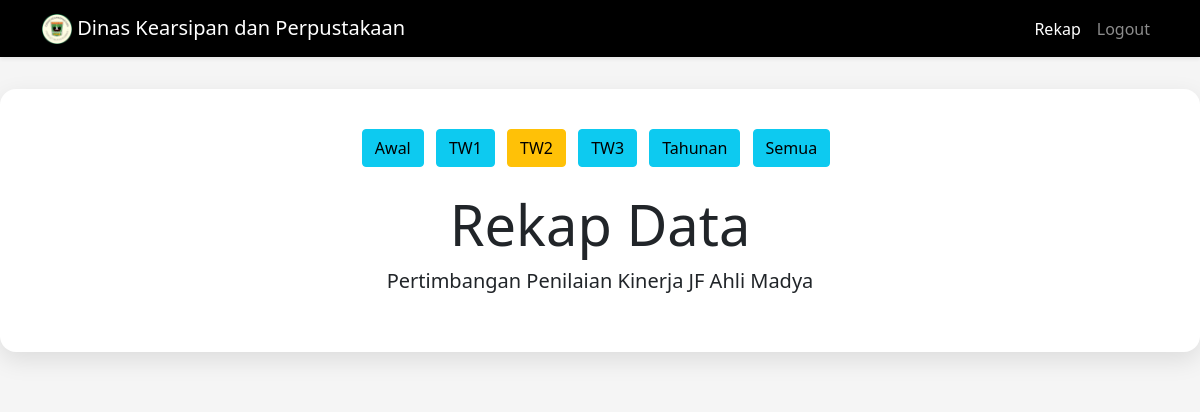
The page /rekap.php?periode=tw2 (signed in) on the database as committed earlier.
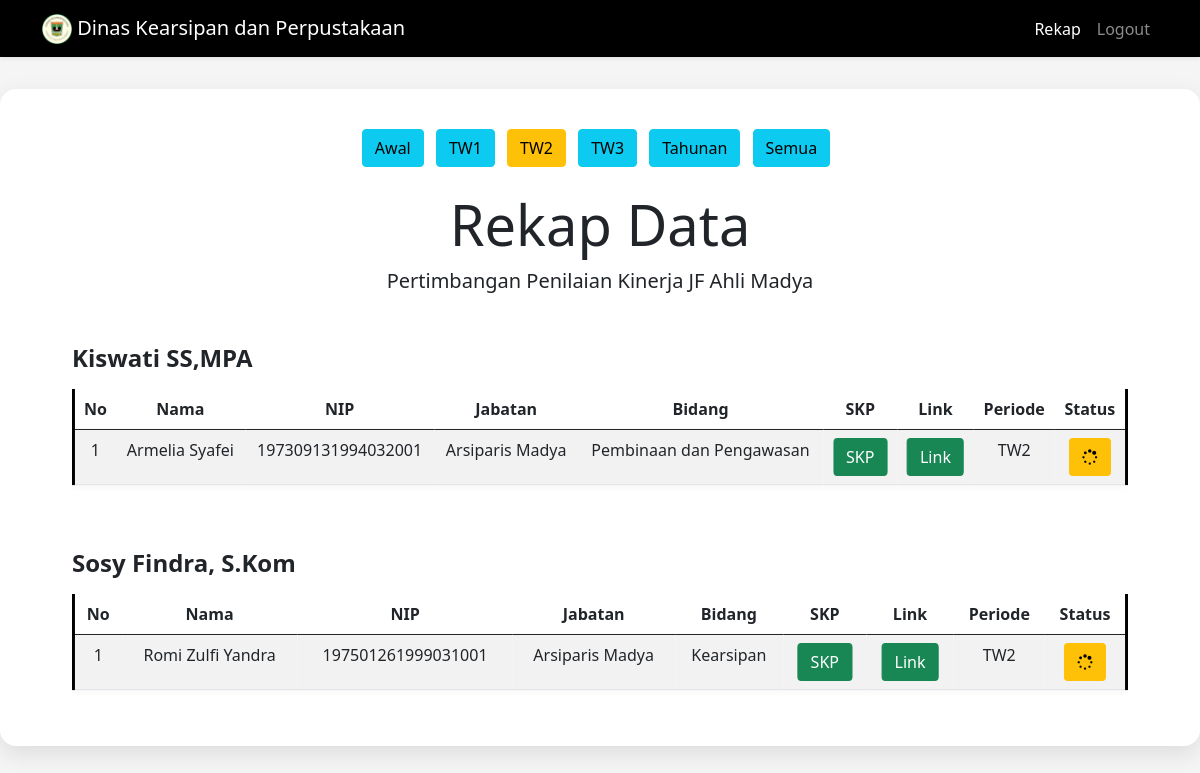
The same page on the database as committed later.
### tables this page shows
CREATE TABLE `data` (
  `Nomor` int(100) NOT NULL,
  `Nama` varchar(100) NOT NULL,
  `NIP` bigint(100) NOT NULL,
  `Jabatan` varchar(100) NOT NULL,
  `Bidang` varchar(100) NOT NULL,
  `Kabid` varchar(100) NOT NULL,
  `SKP` longblob NOT NULL,
  `Link` varchar(300) NOT NULL,
  `Periode` enum('Awal','TW1','TW2','TW3','Tahunan') NOT NULL,
  `status` enum('pending','disetujui','revisi') DEFAULT NULL,
  `komentar` text NOT NULL,
  `tanggal` datetime DEFAULT current_timestamp()
);

### rekap.php (the view, shortened to what this page needs)
<!DOCTYPE html>
<html lang="en">
<head>
  <link href="https://cdn.jsdelivr.net/npm/bootstrap@5.0.2/dist/css/bootstrap.min.css" rel="stylesheet" />
  <link rel="stylesheet" href="https://stackpath.bootstrapcdn.com/font-awesome/4.7.0/css/font-awesome.min.css">
  <link rel="stylesheet" href="style.css" />
</head>
<body style="background-color: whitesmoke">
  <nav class="navbar navbar-expand-lg navbar-dark shadow-sm" style="background-color: black">
    <div class="container">
      <a class="navbar-brand" href="#"><img src="dap.png" alt="" width="30" height="30" class="d-inline-block align-text-top" /> Dinas Kearsipan dan Perpustakaan</a>
      <div class="collapse navbar-collapse" id="navbarNav">
        <ul class="navbar-nav ms-auto">
          <li class="nav-item"><a class="nav-link active" href="#">Rekap</a></li>
          <li class="nav-item"><a class="nav-link" href="logout.php">Logout</a></li>
        </ul>
      </div>
    </div>
  </nav>
  <section class="jumbotron text-center">
    <div class="card-custom mx-auto" style="max-width: 1500px;">
      <?php
      $periodeAktif = $_GET['periode'] ?? '';
      function isAktif($val) {
        global $periodeAktif;
        return ($periodeAktif == $val) ? 'btn-warning' : 'btn-info';
      }
      ?>
      <div class="mb-4">
        <a class="btn <?php echo isAktif('awal'); ?> me-2" href="?periode=awal">Awal</a>
        <a class="btn <?php echo isAktif('tw1'); ?> me-2" href="?periode=tw1">TW1</a>
        <a class="btn <?php echo isAktif('tw2'); ?> me-2" href="?periode=tw2">TW2</a>
        <a class="btn <?php echo isAktif('tw3'); ?> me-2" href="?periode=tw3">TW3</a>
        <a class="btn <?php echo isAktif('tahunan'); ?> me-2" href="?periode=tahunan">Tahunan</a>
        <a class="btn <?php echo ($periodeAktif == '') ? 'btn-warning' : 'btn-info'; ?> me-2" href="rekap.php">Semua</a>
      </div>
      <h1 class="display-4">Rekap Data</h1>
      <p class="lead">Pertimbangan Penilaian Kinerja JF Ahli Madya</p>
      <div style="padding: 0 2rem;">
        <?php
        include "koneksi.php";
        $periodeFilter = $_GET['periode'] ?? '';
        if ($periodeFilter != '') {
            $query_mysqli = mysqli_query($connect,"SELECT * FROM data WHERE LOWER(Periode) = '$periodeFilter' ORDER BY Kabid") or die(mysqli_error($connect));
        } else {
            $query_mysqli = mysqli_query($connect,"SELECT * FROM data ORDER BY Kabid") or die(mysqli_error($connect));
        }
        $kelompok_kabid = [];
        while ($row = mysqli_fetch_assoc($query_mysqli)) {
            $kelompok_kabid[$row['Kabid']][] = $row;
        }
        foreach ($kelompok_kabid as $kabid => $list_pegawai) {
          echo "<h4 class='mt-5 mb-3 text-start'><b>$kabid</b></h4>";
          echo "<div class='table-responsive'>";
          echo "<table class='table table-hover table-striped'>";
          echo "<thead>
                  <tr class='text-center'>
                    <th>No</th>
                    <th>Nama</th>
                    <th>NIP</th>
                    <th>Jabatan</th>
                    <th>Bidang</th>
                    <th>SKP</th>
                    <th>Link</th>
                    <th>Periode</th>
                    <th>Status</th>
                  </tr>
                </thead>
                <tbody>";
          $Nomor = 1;
          foreach ($list_pegawai as $pegawai) {
            echo "<tr class='text-center'>";
            echo "<td>{$Nomor}</td>";
            echo "<td>{$pegawai['Nama']}</td>";
            echo "<td>{$pegawai['NIP']}</td>";
            echo "<td>{$pegawai['Jabatan']}</td>";
            echo "<td>{$pegawai['Bidang']}</td>";
            echo "<td><a class='btn btn-success' href='skp.php?Nomor={$pegawai['Nomor']}' target='_blank'>SKP</a></td>";
            $Periode = strtolower($pegawai['Periode']);
            if ($Periode === 'awal') {
                echo "<td><a class='btn btn-warning' href='#'><i class='fa fa-chain-broken'></i></a></td>";
            } else {
                echo "<td><a class='btn btn-success' href='{$pegawai['Link']}' target='_blank'>Link</a></td>";
            }
            echo "<td>{$pegawai['Periode']}</td>";
            $status = strtolower($pegawai['status']);
            if ($status === 'disetujui') {
                echo "<td><a class='btn btn-success' href='surat.php?Nomor={$pegawai['Nomor']}' target='_blank'><i class='fa fa-print'></i></a></td>";
            } elseif ($status === 'revisi') {
                echo "<td><a class='btn btn-danger' href='#'><i class='fa fa-ban'></i></a></td>";
            } else {
                echo "<td><a class='btn btn-warning' href='#'><i class='fa fa-spinner'></i></a></td>";
            }
            echo "</tr>";
            $Nomor++;
          }
          echo "</tbody></table></div>";
        }
        ?>
      </div>
    </div>
  </section>
</body>
</html>

### style.css (style rules this page uses)
.jumbotron { padding-top: 2rem; background-color: whitesmoke; padding-bottom: 2rem; }
.table-hover { box-shadow: 0 2px 8px rgba(0, 0, 0, 0.05); transform: scale(1.002); border-left: 4px solid black; border-right: 4px solid black; cursor: pointer; }
.card-custom { background-color: #fff; border-radius: 16px; box-shadow: 0 8px 24px rgba(0, 0, 0, 0.1); padding: 40px; }

Rows that differ between the two databases and show on the page:
added data: Nama "Armelia Syafei", NIP "197309131994032001", Jabatan "Arsiparis Madya", Bidang "Pembinaan dan Pengawasan", Periode "TW2", status "pending" (drawn), shown under "Kiswati SS,MPA"
added data: Nama "Romi Zulfi Yandra", NIP "197501261999031001", Jabatan "Arsiparis Madya", Bidang "Kearsipan", Periode "TW2", status "pending" (drawn), shown under "Sosy Findra, S.Kom"
Other text that changed with them:
new list line: "Kiswati SS,MPA No Nama NIP Jabatan Bidang SKP Link Periode Status"
new list line: "Sosy Findra, S.Kom No Nama NIP Jabatan Bidang SKP Link Periode Status"
